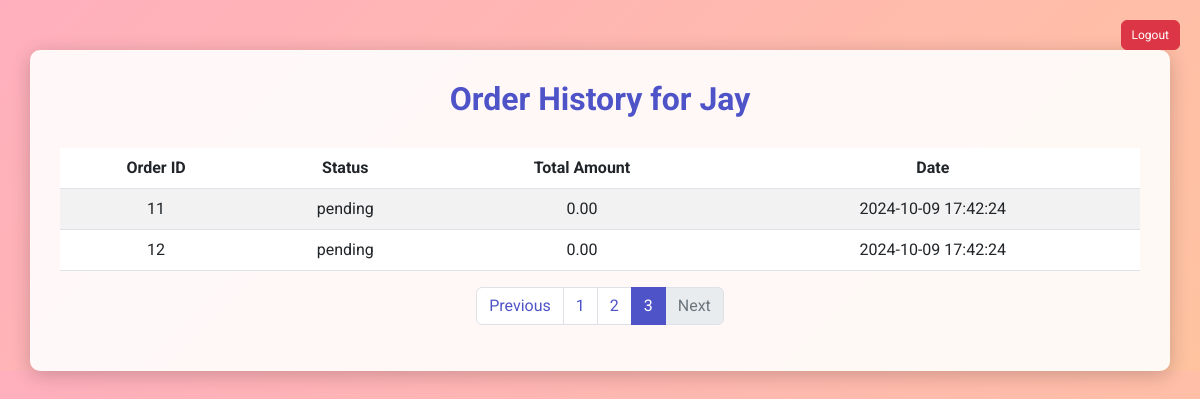
The app's page /User.php?page=3 (signed in) with its own data.
### tables this page shows
CREATE TABLE `orders` (
  `id` int NOT NULL AUTO_INCREMENT,
  `client_id` int NOT NULL,
  `status` enum('pending','assigned','pickedup','intransit','delivered','cancelled') DEFAULT 'pending',
  `total_amount` decimal(10,2) DEFAULT NULL,
  `order_date` datetime DEFAULT CURRENT_TIMESTAMP,
  `created_at` datetime DEFAULT CURRENT_TIMESTAMP,
  `driver_id` int DEFAULT NULL,
  PRIMARY KEY (`id`),
  KEY `client_id` (`client_id`),
  CONSTRAINT `orders_ibfk_1` FOREIGN KEY (`client_id`) REFERENCES `user` (`id`)
);

### User.php (the view, shortened to what this page needs)
<?php
$user = $_SESSION['user'];
$email = $user['email'];
$currentPage = isset($_GET['page']) ? (int)$_GET['page'] : 1;
$recordsPerPage = 5;
function fetchUserOrders($email, $currentPage, $recordsPerPage) {
    $db = new Database();
    $conn = $db->getConnection();
    $offset = ($currentPage - 1) * $recordsPerPage;
    if ($conn) {
        $countStmt = $conn->prepare("SELECT COUNT(*) FROM orders WHERE client_id = (SELECT id FROM user WHERE email = :email)");
        $countStmt->bindParam(':email', $email, PDO::PARAM_STR);
        $countStmt->execute();
        $totalRecords = $countStmt->fetchColumn();
        $stmt = $conn->prepare("
            SELECT id, status, total_amount, created_at
            FROM orders
            WHERE client_id = (SELECT id FROM user WHERE email = :email)
            ORDER BY created_at DESC
            LIMIT :limit OFFSET :offset
        ");
        $stmt->bindParam(':email', $email, PDO::PARAM_STR);
        $stmt->bindParam(':limit', $recordsPerPage, PDO::PARAM_INT);
        $stmt->bindParam(':offset', $offset, PDO::PARAM_INT);
        $stmt->execute();
        $orders = $stmt->fetchAll(PDO::FETCH_ASSOC);
        return [$orders, $totalRecords];
    }
}
list($orders, $totalRecords) = fetchUserOrders($email, $currentPage, $recordsPerPage);
$totalPages = ceil($totalRecords / $recordsPerPage);
?>
<!DOCTYPE html>
<html lang="en">
<head>
    <link href="https://cdn.jsdelivr.net/npm/bootstrap@5.3.0-alpha1/dist/css/bootstrap.min.css" rel="stylesheet">
</head>
<body>
<div class="container">
    <h2>Order History for <?= htmlspecialchars($user['fullname']) ?></h2>
    <a href="login.php" class="btn btn-danger logout-btn">Logout</a>
    <table class="table table-striped">
        <thead>
            <tr>
                <th>Order ID</th>
                <th>Status</th>
                <th>Total Amount</th>
                <th>Date</th>
            </tr>
        </thead>
        <tbody>
            <?php if (!empty($orders)): ?>
                <?php foreach ($orders as $order): ?>
                    <tr>
                        <td><?= htmlspecialchars($order['id']) ?></td>
                        <td><?= htmlspecialchars($order['status']) ?></td>
                        <td><?= htmlspecialchars($order['total_amount']) ?></td>
                        <td><?= htmlspecialchars($order['created_at']) ?></td>
                    </tr>
                <?php endforeach; ?>
            <?php else: ?>
                <tr>
                    <td colspan="4" class="text-center">No orders found.</td>
                </tr>
            <?php endif; ?>
        </tbody>
    </table>
    <?php if ($totalPages > 1): ?>
        <nav aria-label="Page navigation">
            <ul class="pagination">
                <li class="page-item <?= $currentPage == 1 ? 'disabled' : '' ?>">
                    <a class="page-link" href="?page=<?= $currentPage - 1 ?>">Previous</a>
                </li>
                <?php for ($i = 1; $i <= $totalPages; $i++): ?>
                    <li class="page-item <?= $i == $currentPage ? 'active' : '' ?>">
                        <a class="page-link" href="?page=<?= $i ?>"><?= $i ?></a>
                    </li>
                <?php endfor; ?>
                <li class="page-item <?= $currentPage == $totalPages ? 'disabled' : '' ?>">
                    <a class="page-link" href="?page=<?= $currentPage + 1 ?>">Next</a>
                </li>
            </ul>
        </nav>
    <?php endif; ?>
</div>
</body>
</html>

### User.php (style rules this page uses)
body { background: linear-gradient(135deg, #ffafbd, #ffc3a0); font-family: 'Roboto', sans-serif; color: #333; }
.container { margin-top: 50px; padding: 30px; background: rgba(255, 255, 255, 0.9); border-radius: 10px; box-shadow: 0 4px 20px rgba(0, 0, 0, 0.2); }
h2 { margin-bottom: 30px; text-align: center; font-weight: 700; color: #4e54c8; }
.logout-btn { position: absolute; top: 20px; right: 20px; font-size: 12px; padding: 5px 10px; }
table { margin-top: 20px; }
th, td { text-align: center; }
.pagination { justify-content: center; }
.page-link { color: #4e54c8; }
.page-item.active .page-link { background-color: #4e54c8; border-color: #4e54c8; color: white; }
.page-item.disabled .page-link { color: #6c757d; }

### records on screen
orders: id "11", status "pending", total_amount "0.00", created_at "2024-10-09 17:42:24"
orders: id "12", status "pending", total_amount "0.00", created_at "2024-10-09 17:42:24"

### other values on screen
$user['fullname'] "Jay"
